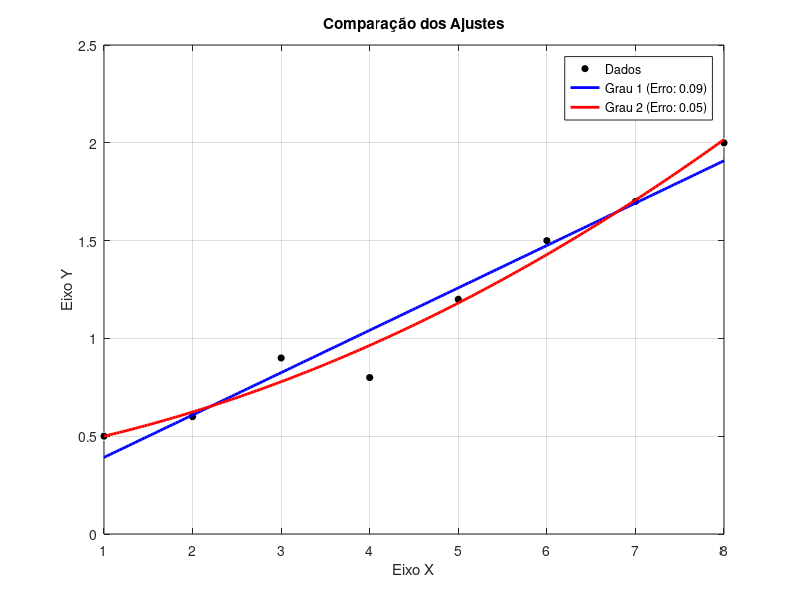
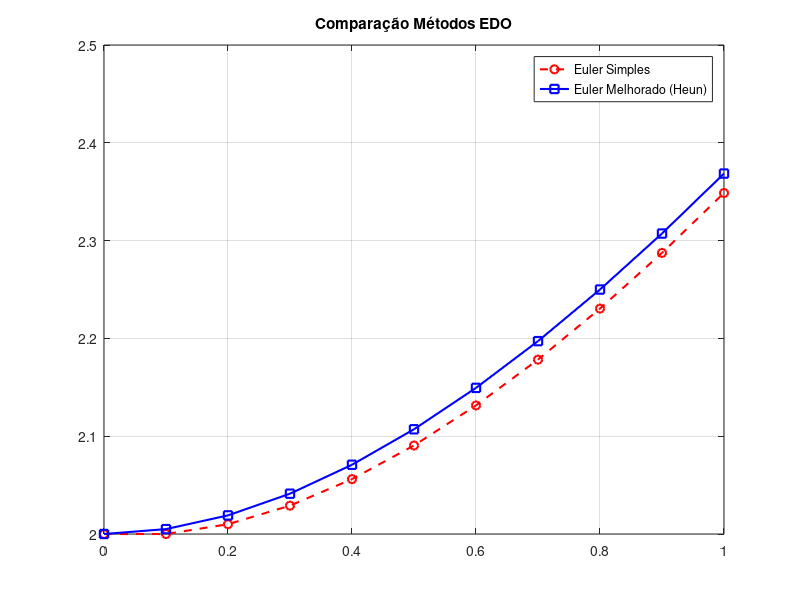
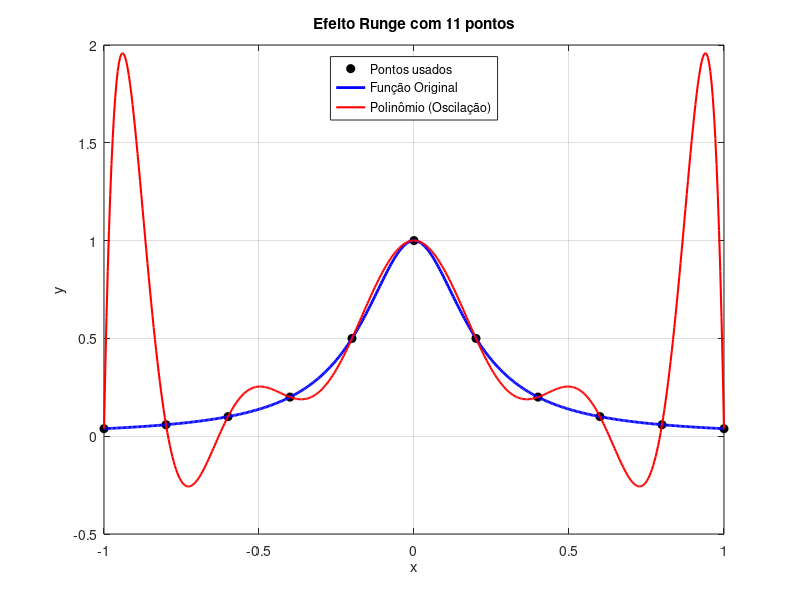

Here is the MATLAB script that generated these plots, in order:
%% 1. INTERPOLAÇÃO DE LAGRANGE
clear; clc; close all;

% --- Dados do problema ---
X = [-1, 0, 1, 2];
Y = [1, 3, 1, -5];
xi = 1.5; % Ponto que queremos descobrir

n = length(X);
yi = 0; % Acumulador para o resultado

fprintf('Interpolando para x = %.4f:\n', xi);

% Loop principal do somatório de Lagrange
for k = 1:n
    % Calcula o L_k(x)
    num = 1;
    den = 1;
    
    for j = 1:n
        if k ~= j % Não podemos ter divisão por zero (x_k - x_k)
            num = num * (xi - X(j));
            den = den * (X(k) - X(j));
        end
    end
    
    L_k = num / den;
    yi = yi + Y(k) * L_k;
    
    fprintf('  Termo L_%d: %.6f\n', k-1, L_k);
end

fprintf('P(%.4f) = %.6f\n', xi, yi);

% --- Parte visual (Montar a string do polinômio) ---
% Usando polyfit só pra pegar os coeficientes e mostrar a equação
p = polyfit(X, Y, n-1); 
msg_poly = 'P(x) =';

for k = 1:length(p)
    coef = p(k);
    grau = length(p)-k;
    
    % Só mostra se o coeficiente for relevante
    if abs(coef) > 1e-4 
        if coef >= 0, sinal = '+'; else, sinal = '-'; end
        if k==1 && coef>0, sinal=''; end % Tira o + do começo
        
        % Formata o x^n
        if grau == 0, str_x = ''; 
        elseif grau == 1, str_x = '*x'; 
        else, str_x = sprintf('*x^%d', grau); end
        
        msg_poly = [msg_poly sprintf(' %s %.4g%s', sinal, abs(coef), str_x)];
    end
end
fprintf('%s\n\n', msg_poly);


%% 2. INTERPOLAÇÃO DE NEWTON (Diferenças Divididas)
clear; clc;

% --- Entradas ---
X = [-1, 0, 1, 2];       
Y = [1, 3, 1, -5];      
target = 1.5;
n = length(X);

% Matriz das diferenças divididas
% A primeira coluna é o próprio Y
DD = zeros(n, n); 
DD(:, 1) = Y';

% Montando a tabela
for j = 2:n
    for i = 1:n-j+1
        numerador = DD(i+1, j-1) - DD(i, j-1);
        denominador = X(i+j-1) - X(i);
        DD(i, j) = numerador / denominador;
    end
end

b = DD(1, :); % Os coeficientes são a primeira linha da tabela

fprintf('Tabela de Diferenças:\n'); 
disp(DD);
fprintf('Coeficientes do polinômio: '); 
disp(b);

% Calculando o valor interpolado na mão
res = b(1); 
multiplicatorio = 1;

for k = 2:n
    multiplicatorio = multiplicatorio * (target - X(k-1));
    res = res + b(k) * multiplicatorio; 
end

fprintf('P(%.4f) = %.6f\n\n', target, res);


%% 3. INTEGRAÇÃO NUMÉRICA (Regra dos Trapézios)
clear; clc;

func = @(x) exp(x); % Função a integrar
a = 1; 
b = 2;
n = 4; % Número inicial de subintervalos

% Configurações
tol = 5e-5;
modo_busca = false; % true = busca N ideal | false = usa N fixo

referencia = integral(func, a, b); % Valor exato do Matlab pra comparar

if ~modo_busca
    % Cálculo direto
    h = (b - a) / n; 
    x_vec = a:h:b; 
    y_vec = func(x_vec);
    
    soma_meio = sum(y_vec(2:end-1));
    Area = (h/2) * (y_vec(1) + 2*soma_meio + y_vec(end));
    
    fprintf('Trapézios (Fixo): n = %d, h = %.6f\n', n, h);
    fprintf('>>> Área ≈ %.8f (Erro: %.2e)\n', Area, abs(Area-referencia));
else
    % Loop para achar a precisão
    fprintf('Buscando N para erro < %g...\n', tol);
    n_try = 1;
    while true
        h = (b - a) / n_try; 
        x_vec = a:h:b; 
        y_vec = func(x_vec);
        
        soma_meio = sum(y_vec(2:end-1));
        Area = (h/2) * (y_vec(1) + 2*soma_meio + y_vec(end));
        
        if abs(Area - referencia) < tol
            fprintf('>>> Convergiu! n = %d (h=%.6f)\n', n_try, h);
            fprintf('>>> Área ≈ %.8f (Erro real: %.2e)\n', Area, abs(Area-referencia));
            break;
        end
        
        n_try = n_try + 1;
        if n_try > 50000, fprintf('Desisto. Não convergiu.\n'); break; end
    end
end
fprintf('\n');


%% 4. INTEGRAÇÃO NUMÉRICA (Simpson 1/3)
clear; clc;

func = @(x) sqrt(x);
a = 1; 
b = 4;
tol = 5e-5;
modo_busca = false; % Se quiser buscar o N, muda pra true

referencia = integral(func, a, b);

if ~modo_busca
    n = 4;
    % Simpson 1/3 precisa de N par
    if mod(n,2) ~= 0
        n = n+1; 
        fprintf('Aviso: Ajustei n para %d (tem que ser par)\n', n); 
    end
    
    h = (b-a)/n; 
    x = a:h:b; 
    y = func(x);
    
    % Pesos: Extremos=1, Impares=4, Pares=2
    soma_impar = 4 * sum(y(2:2:end-1));
    soma_par   = 2 * sum(y(3:2:end-2));
    
    Area = (h/3) * (y(1) + soma_impar + soma_par + y(end));
    
    fprintf('Simpson 1/3: n = %d, h = %.6f\n', n, h);
    fprintf('>>> Área ≈ %.8f (Erro: %.2e)\n', Area, abs(Area-referencia));
else
    n_try = 2; % Começa com 2
    while true
        h = (b-a)/n_try; 
        x = linspace(a, b, n_try+1); 
        y = func(x);
        
        soma_impar = 4 * sum(y(2:2:end-1));
        soma_par   = 2 * sum(y(3:2:end-2));
        Area = (h/3) * (y(1) + soma_impar + soma_par + y(end));
        
        if abs(Area - referencia) < tol
            fprintf('>>> Convergiu! n = %d (h=%.6f)\n', n_try, h);
            fprintf('>>> Área ≈ %.8f\n', Area);
            break;
        end
        n_try = n_try + 2; % Passo de 2 em 2
        if n_try > 50000, fprintf('Sem convergencia.\n'); break; end
    end
end
fprintf('\n');


%% 5. INTEGRAÇÃO COM DADOS TABULADOS (Híbrido)
clear; clc;

% Dados tabelados
X = [0.0, 0.2, 0.4, 0.6, 0.8, 1.0];
Y = [1.0, 1.2408, 1.5735, 2.0333, 2.6965, 3.7183];

n_intervalos = length(X) - 1; 
h = X(2) - X(1);

% Lógica: Se for par, vai de Simpson direto. Se for ímpar, Simpson + Trapézio no final.
if mod(n_intervalos, 2) == 0
    fprintf('Método: Simpson 1/3 (Puro)\n');
    soma_4 = 4 * sum(Y(2:2:end-1));
    soma_2 = 2 * sum(Y(3:2:end-2));
    I = (h/3) * (Y(1) + soma_4 + soma_2 + Y(end));
else
    fprintf('Método: Misto (Simpson até o penúltimo + Trapézio no último)\n');
    
    % Parte do Simpson (até o penúltimo ponto)
    Ys = Y(1:end-1);
    Is = (h/3) * (Ys(1) + 4*sum(Ys(2:2:end-1)) + 2*sum(Ys(3:2:end-2)) + Ys(end));
    
    % Parte do Trapézio (último intervalo)
    It = (h/2) * (Y(end-1) + Y(end));
    
    I = Is + It;
end

fprintf('>>> Integral Total ≈ %.6f\n\n', I);


%% 6. QUADRADOS MÍNIMOS (Ajuste Polinomial)
clear; clc; close all;

% Dados experimentais
x_exp = [1, 2, 3, 4, 5, 6, 7, 8];
y_exp = [0.5, 0.6, 0.9, 0.8, 1.2, 1.5, 1.7, 2.0];

graus_teste = [1, 2]; % Testar Reta e Parábola

figure; 
plot(x_exp, y_exp, 'wo', 'MarkerFaceColor', 'k', 'MarkerSize', 6); 
hold on;

cores = {'b', 'r', 'g'};
legenda = {'Dados'};

fprintf('--- Ajuste MMQ ---\n');
x_smooth = linspace(min(x_exp), max(x_exp), 200);

for i = 1:length(graus_teste)
    g = graus_teste(i);
    
    % Faz o ajuste
    p = polyfit(x_exp, y_exp, g);
    
    % Calcula erro quadrático
    y_modelo = polyval(p, x_exp);
    sq_err = sum((y_exp - y_modelo).^2);
    
    % Monta string da equação
    str_eq = 'y =';
    for k = 1:length(p)
        str_eq = [str_eq sprintf(' %+.3fx^%d', p(k), length(p)-k)];
    end
    
    fprintf('Grau %d: %s (Erro: %.4f)\n', g, str_eq, sq_err);
    
    % Plota
    y_smooth = polyval(p, x_smooth);
    cor = cores{mod(i-1, length(cores)) + 1};
    plot(x_smooth, y_smooth, [cor '-'], 'LineWidth', 2);
    
    legenda{end+1} = sprintf('Grau %d (Erro: %.2f)', g, sq_err);
end

grid on; 
legend(legenda, 'Location', 'best'); 
title('Comparação dos Ajustes'); 
xlabel('Eixo X'); ylabel('Eixo Y');
fprintf('\n');


%% 7. QUADRADOS MÍNIMOS (Caso Contínuo)
% Ajuste de função f(x) por uma base de funções phi
clear; clc;

f = @(x) exp(sin(x));
intervalo = [0, 2*pi];

phi = {@(x) ones(size(x)), ...
       @(x) cos(x), @(x) sin(x), ...
       @(x) cos(2*x), @(x) sin(2*x)};

n = length(phi); 
A = zeros(n, n); 
B = zeros(n, 1);

% Monta o sistema linear A*c = B
for i = 1:n
    % Vetor independente B_i = <f, phi_i>
    B(i) = integral(@(x) f(x).*phi{i}(x), intervalo(1), intervalo(2));
    
    for j = i:n
        % Matriz A_ij = <phi_i, phi_j>
        val = integral(@(x) phi{i}(x).*phi{j}(x), intervalo(1), intervalo(2));
        A(i, j) = val; 
        A(j, i) = val; % Simetria
    end
end

% Resolve o sistema
c = A \ B;

fprintf('Coeficientes encontrados:\n'); 
disp(c');
fprintf('\n');

%% 8. EDO - EULER vs EULER MODIFICADO (Heun)
clear; clc; close all;

dydx = @(x,y) x - y + 2; % Equação diferencial

x0 = 0; 
y0 = 2;
xf = 1.0; % Vai até onde?
h = 0.1;  % Passo

% Vetores para guardar a solução
X = x0:h:xf;
N = length(X);

Y_euler = zeros(1, N); Y_euler(1) = y0;
Y_heun  = zeros(1, N); Y_heun(1)  = y0;

fprintf('%4s | %8s | %10s | %10s\n', 'Iter', 'X', 'Euler', 'Heun');

for i = 1:N-1
    x_atual = X(i);
    
    % --- Método de Euler Simples ---
    inclincacao = dydx(x_atual, Y_euler(i));
    Y_euler(i+1) = Y_euler(i) + h * inclincacao;
    
    % --- Método de Euler Modificado (Heun) ---
    y_prev = Y_heun(i);
    k1 = dydx(x_atual, y_prev);             % Inclinação no início
    
    y_predito = y_prev + h*k1;              % Preditor
    k2 = dydx(x_atual+h, y_predito);        % Inclinação no fim (estimada)
    
    Y_heun(i+1) = y_prev + (h/2)*(k1 + k2); % Corretor (Média das inclinações)
    
    fprintf('%4d | %8.4f | %10.6f | %10.6f\n', i, X(i+1), Y_euler(i+1), Y_heun(i+1));
end

% Gráfico
figure; 
plot(X, Y_euler, 'r--o', 'LineWidth', 1.5); hold on; 
plot(X, Y_heun, 'b-s', 'LineWidth', 1.5); 
legend('Euler Simples', 'Euler Melhorado (Heun)'); 
grid on; 
title('Comparação Métodos EDO');


%% FENÔMENO DE RUNGE
% Mostra por que polinômios de grau alto oscilam nas pontas
clear; clc; close all;

f_teste = @(x) 1./(1 + 25*x.^2);

n_pts = 11; % Grau será n-1 = 10 (perigoso pra interpolação equiespaçada)
a = -1; b = 1;

% Pontos de controle
x_nos = linspace(a, b, n_pts);
y_nos = f_teste(x_nos);

% Polinômio interpolador
p = polyfit(x_nos, y_nos, n_pts - 1);

% Para plotar suave
x_grid = linspace(a, b, 500);
y_exata = f_teste(x_grid);
y_poly  = polyval(p, x_grid);

figure;
plot(x_nos, y_nos, 'ko', 'MarkerFaceColor', 'k', 'MarkerSize', 6); hold on;
plot(x_grid, y_exata, 'b-', 'LineWidth', 2);
plot(x_grid, y_poly, 'r-', 'LineWidth', 1.5);

grid on;
legend('Pontos usados', 'Função Original', 'Polinômio (Oscilação)', 'Location', 'North');
title(['Efeito Runge com ' num2str(n_pts) ' pontos']);
xlabel('x'); ylabel('y');
